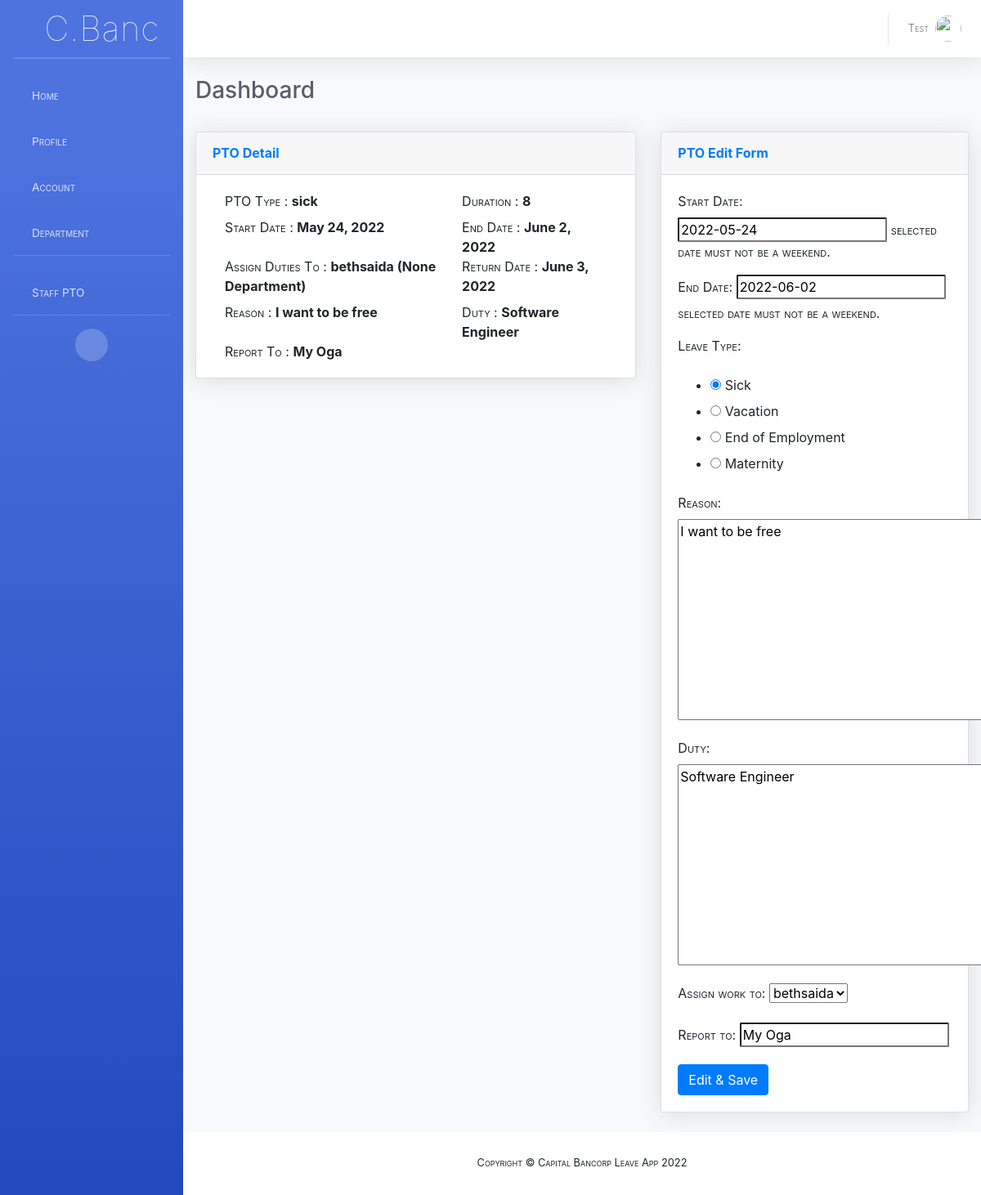
The page /dashboard/leave/edit/46fbb0dd7fd047f191135a7ebe14634a/ (signed in) on the database its author committed.
### leave/models.py (models this page shows, shortened)
class Leave(TimeStamp):
	id 					= models.UUIDField(primary_key=True, default=token, editable=False,unique=True)
	owner				= models.ForeignKey(Profile,on_delete=models.CASCADE,related_name='leaves')
	start_date 			= models.DateField(null=False,blank=False)
	end_date			= models.DateField(null=False,blank=False)
	leave_type  		= models.CharField(choices=LEAVE_TYPE,max_length=30,default=SICK,null=True,blank=False)
	reason 				= models.TextField(max_length=250,null=False,blank=False)
	duty				= models.TextField(max_length=600,null=False,blank=False)
	status				= models.CharField(max_length=15,default=PENDING)
	is_approved 		= models.BooleanField(default=False)
	approved_by 		= models.ForeignKey(User,on_delete=models.PROTECT,related_name='to_approve_leaves',null=True,blank=True)
	approved_on 		= models.DateTimeField(null=True,blank=True)
	approved_dept_head 	= models.BooleanField(default=False)
	dept_head 			= models.ForeignKey(User,on_delete=models.SET_NULL,null=True,blank=True)
	head_declined       = models.BooleanField(default=False)
	is_declined			= models.BooleanField(default=False)
	is_accepted 		= models.BooleanField(default=False)
	accepted_by 		= models.ForeignKey(User,on_delete=models.SET_NULL,null=True,blank=False,related_name='leaves_to')
	report_to			= models.CharField(max_length=250,blank=True,null=True)
	objects = LeaveManager()
	class Meta:
		verbose_name  		= 'Leave'
		verbose_name_plural = 'Leaves'
		ordering			= ['-created',]
	def leave_days_count(self):
		return int(len(calculate_leave_duration_from_dates(self.start_date,self.end_date)))
	@property
	def leave_duration(self):
		return self.leave_days_count()
	@property
	def return_leave_date(self):
		end_date = self.end_date
		try:
			leave_return_date = day_after_end_date_not_weekend(end_date)
		except:
			pass
		return leave_return_date

### account/models.py (models this page shows, shortened)
class Profile(models.Model):
	user 		= models.OneToOneField(to=settings.AUTH_USER_MODEL, on_delete=models.CASCADE,related_name='profile')
	first_name	= models.CharField(max_length=250,blank=True,null=True)
	last_name	= models.CharField(max_length=250,blank=True,null=True)
	email		= models.EmailField(max_length=250,blank=True,null=True)
	department  = models.CharField(max_length=250,null=True,blank=False)
	is_head     = models.BooleanField(default = False,null=True,blank=True)
	assign_days = models.PositiveSmallIntegerField(default=settings.DEFAULT_LEAVE_DAYS,blank=True,null=True)
	pic			= models.CharField(max_length=25,null=True,blank=True)
	created		= models.DateTimeField(auto_now_add=True,auto_now=False)
	updated 	= models.DateTimeField(auto_now_add=False,auto_now=True)
	@property
	def get_full_name(self):
		if self.first_name and self.last_name:
			return ("{0} {1}".format(self.first_name,self.last_name))
		return ("{0}".format(self.user.username))

### leave/views.py (the view, shortened to what this page needs)
# urls.py: path('leave/edit/<str:leave_id>/',views.leave_edit_by_owner,name='edit_leave_by_owner'),
@login_required
def leave_edit_by_owner(request,leave_id):
	user = get_object_or_404(User,id = request.user.id)
	leave_obj = Leave.objects.unattended_leave().get(id = leave_id)
	form = LeaveCreateForm(user,instance=leave_obj)
	data = dict()
	data['form'] = form
	data['leave_obj'] = leave_obj
	return render(request,'dashboard/leave_edit.html',data)

### leave/forms.py (shortened to what this page needs)
class LeaveCreateForm(forms.ModelForm):
	def __init__(self,user_id,*args,**kwargs):
		super(LeaveCreateForm,self).__init__(*args,**kwargs)
		"""
		Line 16 & 17
		List all users in the database excluding superuser & request.user .
		"""
		superuser_id = User.objects.filter(is_superuser = True).first().id
		self.fields['accepted_by'].queryset = User.objects.exclude(id__in = [user_id.id,superuser_id])#exclude login-user(request.user) & superuser in drop-down user list
	qryset = User.objects.all()
	accepted_by = forms.ModelChoiceField(queryset=qryset,label="Assign work to")#work on the list of users
	leave_type = forms.ChoiceField(choices=LEAVE_TYPE,label="Leave Type",required=True,initial=SICK,widget=forms.RadioSelect())
	start_date = forms.DateField(label="Start Date",required=True,help_text="selected date must not be a weekend.")
	end_date = forms.DateField(label="End Date",required=True,help_text="selected date must not be a weekend.")
	class Meta:
		model = Leave
		exclude = ['is_approved','approved_by','approved_on','is_accepted','status','owner','approved_dept_head','dept_head','is_declined','head_declined']

### core/context_processor.py (called while the page is built)
def current_year(request):
	now = datetime.date.today()
	return {"current_year":now.year}

### leave/managers.py (called while the page is built)
	def unattended_leave(self):
		return self.filter(is_accepted = False)

	def get_queryset(self):
		return LeaveQuerySet(self.model,using=self._db) #important

	def unattended_leave(self):
		return self.get_queryset().unattended_leave()

### leave/utils.py (called while the page is built)
def calculate_leave_duration_from_dates(sd,ed,exclude = settings.WEEKDAY_LIST):
	if sd and ed:
		dates = list()
		while sd <= ed:
			if not sd.isoweekday() in settings.WEEKDAY_LIST:
				dates.append(sd)
			sd += datetime.timedelta(days = 1)
		return dates
	return

def day_after_end_date_not_weekend(obj,iso_weekends = [6,7]):
	try:
		if isinstance(obj,datetime.datetime):
			current_date = obj.date()
		elif isinstance(obj,datetime.date):
			current_date = obj
	except:
		pass
	date_after_day = current_date + datetime.timedelta(days = 1)
	if not date_after_day.isoweekday() in iso_weekends:
		return date_after_day
	return day_after_end_date_not_weekend(date_after_day)

### templates/dashboard/leave_edit.html (shortened to what this page needs)
{% extends 'dashboard/base.html' %}
{% load static %}
{% load humanize %}
   {% block message %}
           <section class="col-xl-7 col-lg-7 col-md-6 col-sm-12 mb-2">
           </section>
   {% endblock %}
	 {% block card %}
            <div class="col-xl-7 col-lg-7 col-md-12 col-sm-12">
                    <div class="card shadow mb-4">
                      <div class="card-header py-3 d-flex flex-row align-items-center justify-content-between">
                          <h6 class="m-0 font-weight-bold text-primary">PTO Detail</h6>
                        </div>
                        <div class="card-body">
                            <div class="container-fluid">
                          <div class="row">
                            <div class="col-xl-7 col-lg-7 col-md-7 col-sm-7 pb-2">
                              <span>PTO Type</span> : <b>{{leave_obj.leave_type}}</b>
                            </div>
                            <div class="col-xl-5 col-lg-5 col-md-5 col-sm-5">
                              <span>Duration</span> : <b>{{ leave_obj.leave_duration}}</b>
                            </div>
                          </div>
                          <div class="row">
                            <div class="col-xl-7 col-lg-7 col-md-7 col-sm-7 pb-2">
                              <span>Start Date</span> : <b>{{ leave_obj.start_date }}</b>
                            </div>
                            <div class="col-xl-5 col-lg-5 col-md-5 col-sm-5">
                              <span>End Date</span> : <b>{{ leave_obj.end_date }}</b>
                            </div>
                          </div>
                           <div class="row">
                            <div class="col-xl-7 col-lg-7 col-md-7 col-sm-7 pb-2">
                              <span>Assign Duties To</span> : <b>{{ leave_obj.accepted_by.profile.get_full_name }} ({{leave_obj.accepted_by.profile.department}} Department)</b>
                            </div>
                            <div class="col-xl-5 col-lg-5 col-md-5 col-sm-5">
                              <span>Return Date</span> : <b>{{ leave_obj.return_leave_date }}</b>
                            </div>
                          </div>
                          <div class="row">
                            <div class="col-xl-7 col-lg-7 col-md-7 col-sm-7 pb-2">
                              <span>Reason</span> : <b>{{ leave_obj.reason }}</b>
                            </div>
                            <div class="col-xl-5 col-lg-5 col-md-5 col-sm-5">
                              <span>Duty</span> : <b>{{ leave_obj.duty }}</b>
                            </div>
                          </div>
                          <div class="row">
                            {% if leave_obj.report_to %}
                            <div class="col-xl-5 col-lg-5 col-md-5 col-sm-5">
                              <span>Report To</span> : <b>{{leave_obj.report_to}}</b>
                            </div>
                            {% else %}
                            <div class="col-xl-5 col-lg-5 col-md-5 col-sm-5">
                              <span>Report To</span> : <b style="color:red;">Not Specified</b>
                            </div>
                            {% endif %}
                          </div>
                         </div>
                        </div>
                    </div>
            </div>
            <div class="col-xl-5 col-lg-5 col-md-12 col-sm-12">
                  <div class="card shadow mb-4">
                        <div class="card-header py-3 d-flex flex-row align-items-center justify-content-between">
                          <h6 class="m-0 font-weight-bold text-primary">PTO Edit Form</h6>
                        </div>
                        <div class="card-body">
                            <form action="" method="POST" id="leave_create_form">
                              {{ form.as_p }}
                              <button type="submit" class="btn btn-primary">Edit & Save</button>
                            </form>
                        </div>
                    </div>
            </div>
	 {% endblock %}

### templates/dashboard/base.html (shortened to what this page needs)
{% load static %}
{% load humanize %}
<!DOCTYPE html>
<html lang="en">
<head>
   <link rel="stylesheet" type="text/css" href="{% static 'css/sb-admin-2.min.css' %}">
   <link rel="stylesheet" type="text/css" href="{% static 'css/site.css' %}">
   <link rel="stylesheet" type="text/css" href="{% static 'css/fontawesome-free/css/all.min.css'%}">
   <link href="https://unpkg.com/gijgo@1.9.13/css/gijgo.min.css" rel="stylesheet" type="text/css" />
   <link rel="stylesheet" href="https://maxcdn.bootstrapcdn.com/bootstrap/4.0.0/css/bootstrap.min.css">
</head>
<body id="page-top">
  <div id="wrapper">
    <ul class="navbar-nav bg-gradient-primary overide-bg sidebar sidebar-dark accordion" id="accordionSidebar">
      <a class="sidebar-brand d-flex align-items-center justify-content-center" href="{% url 'leave:dashboard' %}" style=" font-size: 2.6rem;
        font-weight: 100;
        color: #ececec;
        -webkit-font-smoothing: auto;
        text-transform: none !important;">
      <div class="sidebar-brand-icon rotate-n-15">
          <i class="fas fa-laugh-wink"></i>
        </div>
        <div class="sidebar-brand-text mx-3">
          <span style="font-weight: 100 !important;
         font-variant: none !important;">C.Banc</span>
          </div>
      </a>
      <hr class="sidebar-divider my-0">
      <hr class="sidebar-divider">
      <li class="nav-item">
        <a class="nav-link collapsed" href="{% url 'leave:dashboard' %}" data-toggle="" data-target="" aria-expanded="true" aria-controls="">
          <i class="fa fa-home" style="font-size: 1.167em"></i>
          <span>Home</span>
        </a>
      </li>
      <li class="nav-item">
        <a class="nav-link collapsed" href="#" data-toggle="collapse" data-target="#collapseTwo" aria-expanded="true" aria-controls="collapseTwo">
          <i class="fa fa-user" style="font-size: 1.167em"></i>
          <span>Profile</span>
        </a>
      </li>
      {% if request.user.is_superuser %}
      <li class="nav-item">
        <a class="nav-link collapsed" href="#" data-toggle="collapse" data-target="#collapseUtilities" aria-expanded="true" aria-controls="collapseUtilities">
          <i class="fa fa-database" style="font-size: 1.167em"></i>
          <span>Account</span>
        </a>
      </li>
      {% endif %}
     {% if request.user.is_superuser %}
      <li class="nav-item">
        <a class="nav-link collapsed" href="#" data-toggle="collapse" data-target="#collapseDept" aria-expanded="true" aria-controls="collapseUtilities">
          <i class="fa fa-hotel" style="font-size: 1.167em"></i>
          <span>Department</span>
        </a>
      </li>
      {% endif %}
      <hr class="sidebar-divider">
      <li class="nav-item">
        <a class="nav-link collapsed" href="#" data-toggle="collapse" data-target="#collapsePages" aria-expanded="true" aria-controls="collapsePages">
          <i class="fa fa-calendar" style="font-size: 1.167em"></i>
          <span>{%if request.user.is_superuser %}Staff{% endif %} PTO</span>
        </a>
      </li>
      <hr class="sidebar-divider d-none d-md-block">
      <div class="text-center d-none d-md-inline">
        <button class="rounded-circle border-0" id="sidebarToggle"></button>
      </div>
    </ul>
    <div id="content-wrapper" class="d-flex flex-column">
      <div id="content">
        <nav class="navbar navbar-expand navbar-light bg-white topbar mb-4 static-top shadow">
          <ul class="navbar-nav ml-auto">
            <li class="nav-item dropdown no-arrow">
              <a class="nav-link dropdown-toggle" href="#" id="userDropdown" role="button" data-toggle="dropdown" aria-haspopup="true" aria-expanded="false">
                <span class="mr-2 d-none d-lg-inline text-gray-600 small">{% if request.user.is_authenticated %}{{ request.user.username|capfirst }}{% endif %}</span>
                {% if request.user.profile.pic %}
                    <img class="img-profile rounded-circle" src="{{request.user.profile.pic.url}}">
                {% endif %}
              </a>
            </li>
          </ul>
        </nav>
        <div class="container-fluid">
          <div class="d-sm-flex align-items-center justify-content-between mb-4">
            <h1 class="h3 mb-0 text-gray-800">Dashboard</h1>
          </div>
          <div class="row">
            {% block message %}{% endblock %}
          </div>
          <div class="row">
            {% block card %}
            {% endblock %}
        </div>
      </div>
      <footer class="sticky-footer bg-white">
        <div class="container my-auto">
          <div class="copyright text-center my-auto">
            <span>Copyright &copy; Capital Bancorp Leave App {{current_year}}</span>
          </div>
        </div>
      </footer>
    </div>
  </div>
</body>
</html>

### static/css/site.css (style rules this page uses)
input { border-radius:2px !important; }

### templates/dashboard/base.html (style rules this page uses)
p,span { font-variant: petite-caps; font-weight: 400; }

### rows shown on the page
Leave: leave_type "sick", leave_duration "8", start_date "May 24, 2022", end_date "June 2, 2022", accepted_by.profile.get_full_name "bethsaida", accepted_by.profile.department "None", return_leave_date "June 3, 2022", reason "I want to be free", duty "Software Engineer", report_to "My Oga", start_date "2022-05-24", end_date "2022-06-02", leave_type "☑ Leave Type: ☐ Vacation ☐ End of Employment ☐ Maternity", accepted_by "bethsaida"

### other values the page prints
{{ request.user.username|capfirst }} "Test"
